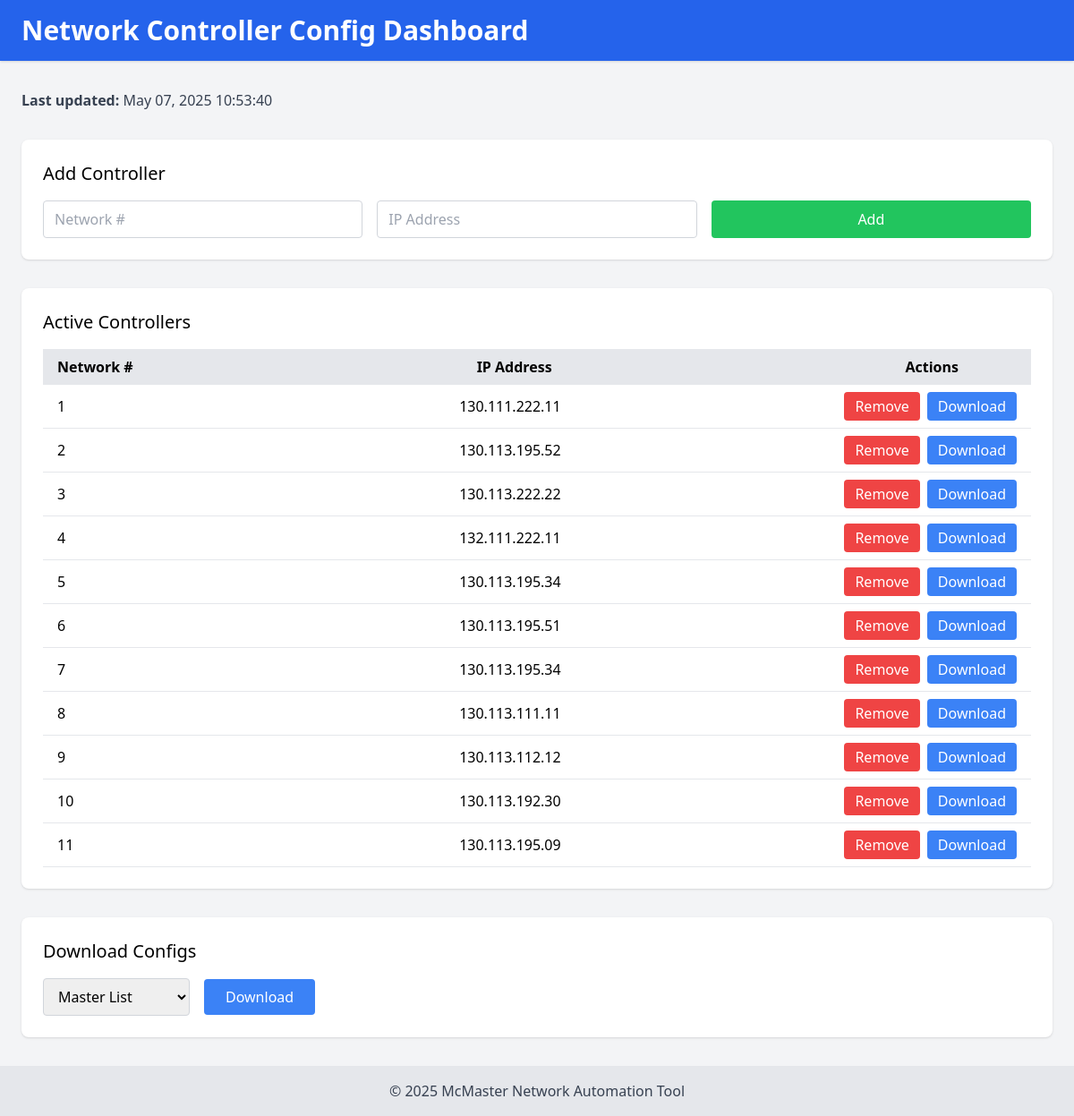
Before: / with the older database file.
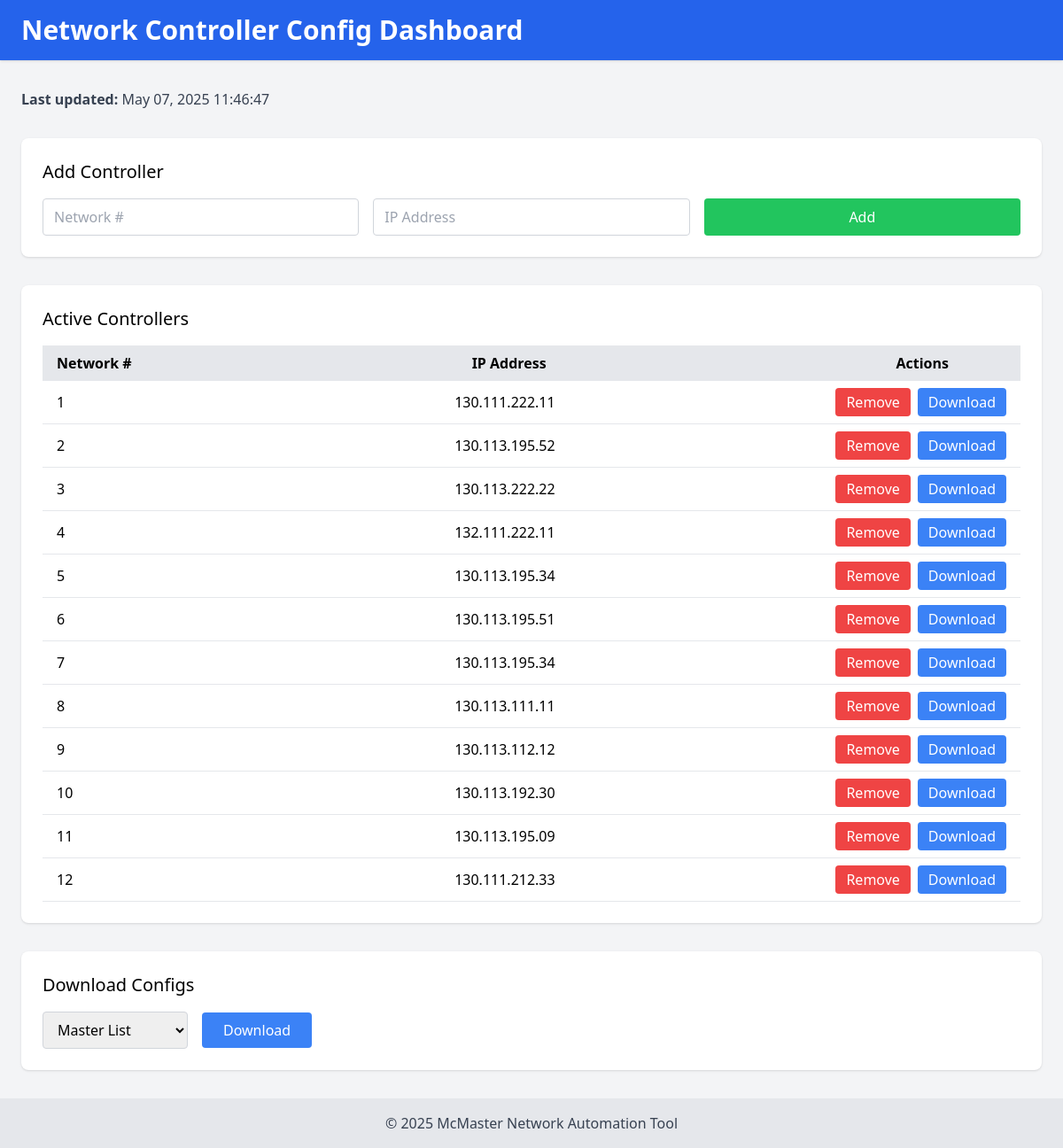
After: the same page with the newer database file.
### tables this page shows
CREATE TABLE buildings (
                 id INTEGER PRIMARY KEY AUTOINCREMENT,
                 building_number INTEGER UNIQUE,
                 ip_address TEXT,
                 status TEXT DEFAULT 'active',
                 last_updated TEXT);

### app.py (the view)
@app.route('/')
def index():
    raw_ts = get_last_update()
    if raw_ts:
        try:
            dt = datetime.datetime.fromisoformat(raw_ts)
            last_update = dt.strftime("%b %d, %Y %H:%M:%S")
        except Exception:
            last_update = raw_ts
    else:
        last_update = '—'
    return render_template(
        'index.html',
        buildings   = get_buildings(),
        last_update = last_update,
        messages    = get_flashed_messages()
    )

### app.py (called while the page is built)
def get_buildings():
    conn = sqlite3.connect(DB_PATH)
    c = conn.cursor()
    c.execute("""
        SELECT * FROM buildings
         WHERE status='active' AND building_number>0
      ORDER BY building_number
    """)
    rows = c.fetchall()
    conn.close()
    return rows

def get_last_update():
    conn = sqlite3.connect(DB_PATH)
    c = conn.cursor()
    c.execute("SELECT MAX(timestamp) FROM logs")
    ts = c.fetchone()[0]
    conn.close()
    return ts

### templates/index.html (shortened to what this page needs)
<!DOCTYPE html>
<html lang="en" class="h-screen w-screen">
<head>
  <script src="https://cdn.tailwindcss.com"></script>
</head>
<body class="flex flex-col h-screen w-screen bg-gray-100">
  <header class="bg-blue-600 text-white py-4 w-full shadow">
    <div class="w-full px-6">
      <h1 class="text-3xl font-bold">Network Controller Config Dashboard</h1>
    </div>
  </header>
  <main class="flex-1 w-full px-6 py-8 overflow-auto space-y-8">
    <div class="text-gray-700">
      <strong>Last updated:</strong> {{ last_update or '—' }}
    </div>
    <section class="bg-white rounded-lg shadow p-6 w-full">
      <h2 class="text-xl font-medium mb-4">Add Controller</h2>
      <form method="POST" action="/add" class="grid grid-cols-1 sm:grid-cols-3 gap-4 w-full">
        <input
          type="number"
          name="building_number"
          required
          placeholder="Network #"
          class="border border-gray-300 rounded px-3 py-2 w-full focus:ring-2 focus:ring-blue-500"
        />
        <input
          type="text"
          name="ip"
          required
          placeholder="IP Address"
          class="border border-gray-300 rounded px-3 py-2 w-full focus:ring-2 focus:ring-blue-500"
        />
        <button
          type="submit"
          class="bg-green-500 text-white rounded px-6 py-2 w-full hover:bg-green-600 transition"
        >
          Add
        </button>
      </form>
    </section>
    <section class="bg-white rounded-lg shadow p-6 w-full">
      <h2 class="text-xl font-medium mb-4">Active Controllers</h2>
      <div class="w-full overflow-x-auto">
        <table class="w-full table-auto">
          <thead class="bg-gray-200">
            <tr>
              <th class="px-4 py-2 text-left">
                Network #
              </th>
              <th class="px-4 py-2 text-right">
                <div class="relative left-[-10px]">
                  IP Address
                </div>
              </th>
              <th class="px-4 py-2 text-right">
                <div class="relative left-[-65px]">
                  Actions
                </div>
              </th>
            </tr>
          </thead>
          <tbody>
            {% for b in buildings %}
              <tr class="border-b hover:bg-gray-50">
                <td class="px-4 py-2">{{ b[1] }}</td>
                <td class="px-4 py-2 text-right">{{ b[2] }}</td>
                <td class="px-4 py-2 flex justify-end space-x-2">
                  <a
                    href="/remove/{{ b[1] }}"
                    class="bg-red-500 text-white rounded px-3 py-1 hover:bg-red-600 transition"
                  >
                    Remove
                  </a>
                  <a
                    href="/export?type=single&building_number={{ b[1] }}"
                    class="bg-blue-500 text-white rounded px-3 py-1 hover:bg-blue-600 transition"
                  >
                    Download
                  </a>
                </td>
              </tr>
            {% else %}
              <tr>
                <td colspan="3" class="text-center py-4 text-gray-500">
                  No active controllers.
                </td>
              </tr>
            {% endfor %}
          </tbody>
        </table>
      </div>
    </section>
    <section class="bg-white rounded-lg shadow p-6 w-full">
      <h2 class="text-xl font-medium mb-4">Download Configs</h2>
      <form action="/export" method="get" class="flex flex-wrap gap-4 items-center">
        <select
          name="type"
          required
          class="border border-gray-300 rounded px-3 py-2 focus:ring-2 focus:ring-blue-500"
        >
          <option value="master">Master List</option>
        </select>
        <button
          type="submit"
          class="bg-blue-500 text-white rounded px-6 py-2 hover:bg-blue-600 transition"
        >
          Download
        </button>
      </form>
    </section>
  </main>
  <footer class="bg-gray-200 text-center py-4 w-full">
    <p class="text-gray-700">&copy; 2025 McMaster Network Automation Tool</p>
  </footer>
</body>
</html>

Changed rows visible on the page:
added buildings: building_number "12", ip_address "130.111.212.33"
Other visible differences:
{{ last_update or '—' }}: "May 07, 2025 10:53:40" → "May 07, 2025 11:46:47"
